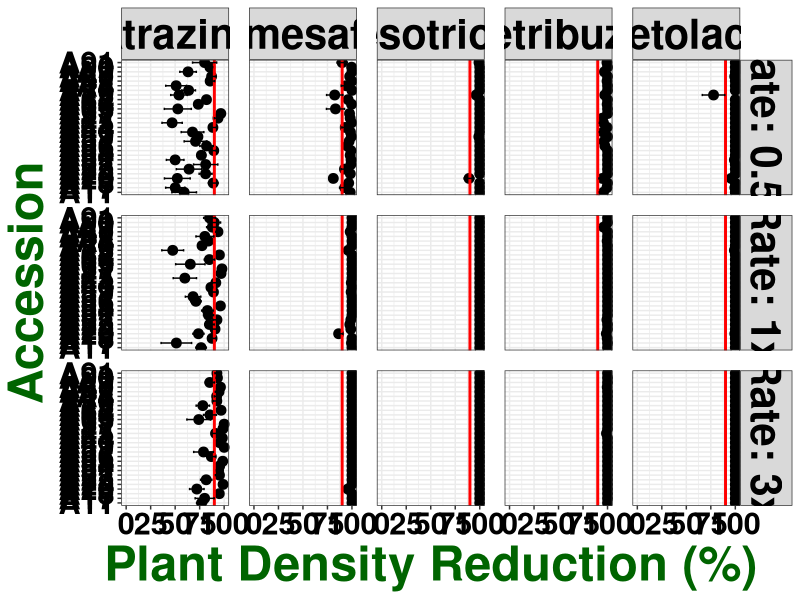

The R script that drew this image: (Note: this script raises an error after producing the figure.)
## ---- chunk 1

knitr::opts_chunk$set(echo = TRUE)
library(dplyr)
library(ggplot2)
library(ggpubr)
library(car)

## ---- chunk 2

waterhemp <- read.csv("All PRE_Reduction.csv")

str(waterhemp)

waterhemp$run <- as.factor(waterhemp$run)

waterhemp$pop <- as.factor(waterhemp$pop)

waterhemp$Herbicide <- as.factor(waterhemp$Herbicide)

waterhemp$Rate <- as.factor(waterhemp$Rate)

waterhemp$rep <- as.factor(waterhemp$rep)

str(waterhemp)

## ---- chunk 3

tested_all_herbs <- waterhemp %>% filter(tested_all_herbs == "x")

## ---- chunk 4

summary <- tested_all_herbs %>% 
  group_by(pop, Herbicide, Rate) %>% 
  summarise(n = sum(!is.na(count_red)), 
            mean = mean(count_red, na.rm = TRUE), 
            sd = sd(count_red, na.rm = TRUE),
            se = sd / sqrt(n),
            CI = qnorm(1- 0.05/2) * se)

summary$herb <- factor(summary$Herbicide,
                       levels = c("atrazine", "fomesafen", "mesotrione", "metribuzin", "s-metolachlor"))

summary
            
## ---- chunk 5

rate_labels <- c("0.5x" = "Rate: 0.5x", "1x" = "Rate: 1x", "3x" = "Rate: 3x")

ggplot(summary, aes(x = mean*100, y = pop)) + 
  xlim(0, 100) + 
  geom_point(size = 3) + 
  geom_vline(xintercept = 90, size = 1, colour = "red") +
  geom_errorbar(aes(xmin = (mean*100) - (se*100), xmax = (mean*100) + (se*100), width = 0.5)) + 
  facet_grid(Rate ~ Herbicide, labeller = labeller(Rate = rate_labels)) +
  labs(#title = "Waterhemp Plant Density Reduction - PRE", 
       x = "Plant Density Reduction (%)", 
       y = "Accession") + 
  theme_bw() + 
  theme (plot.title = element_text(face = "bold", hjust = 0.5, size = 40, colour = "darkgreen"), 
         axis.title = element_text(face = "bold", size = 35, colour = "darkgreen"), 
         axis.text = element_text(face = "bold", size = 22, colour = "black"),
         strip.text = element_text(face = "bold", size = 30, colour = "black"),
         panel.spacing = unit(1, "lines")) +
  ggsave("RAW COUNTRED_POPxHERBxRATE.tiff", units="in", width = 18, height = 27, dpi = 600, compression = "lzw")

